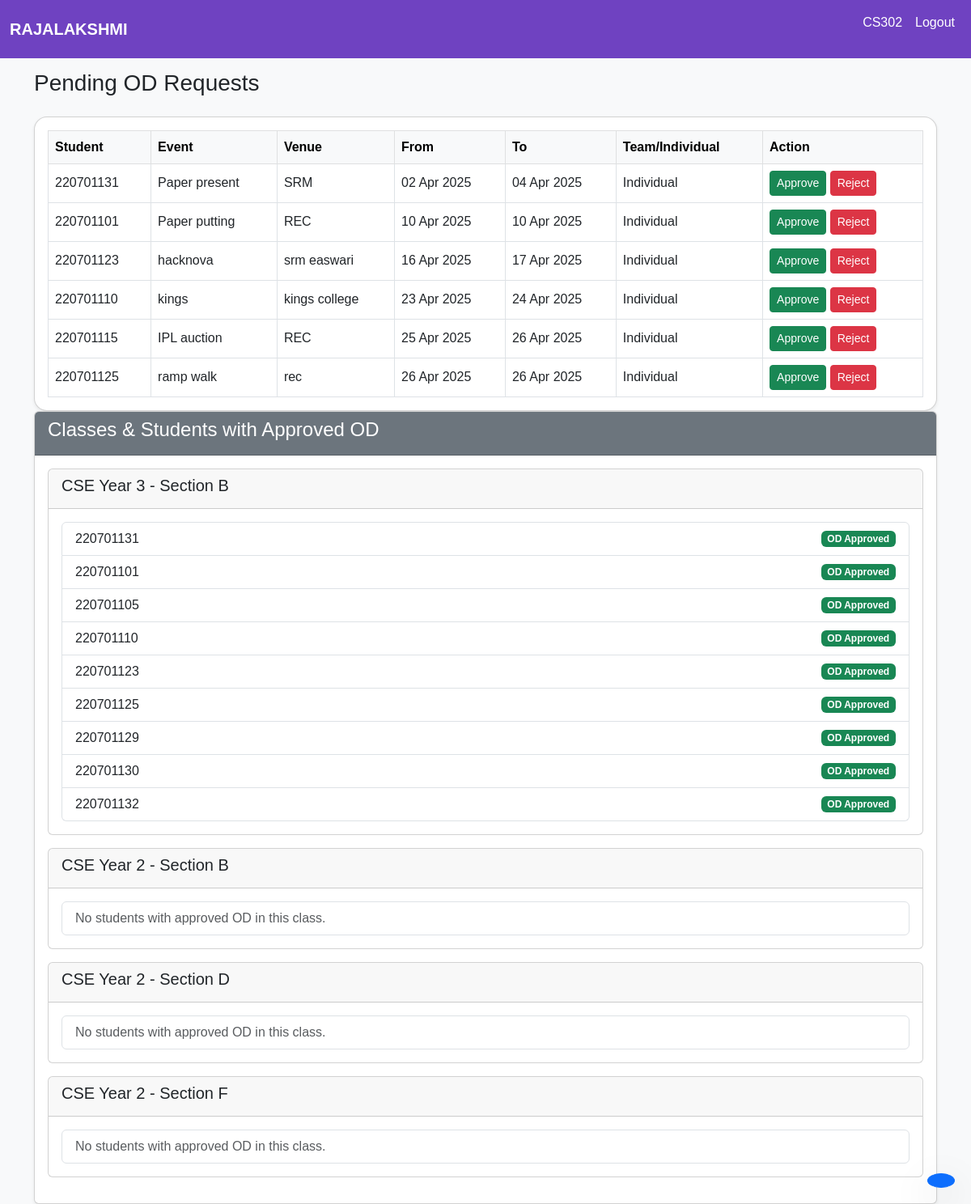
The page /faculty/home (signed in) on the database as committed earlier.
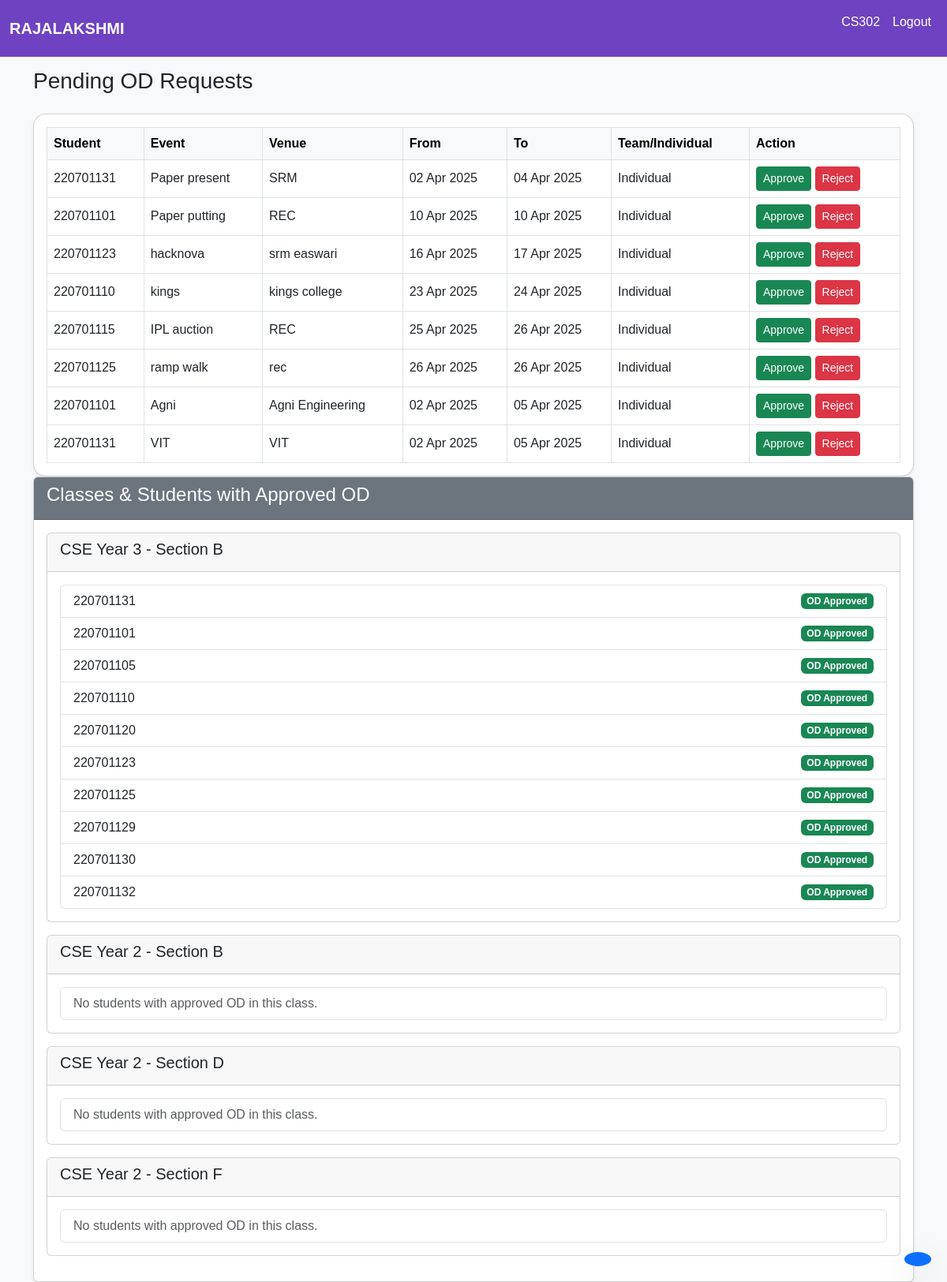
The same page on the database as committed later.
### student/models.py (models this page shows)
class student_OD(models.Model):
    student = models.ForeignKey(Student, related_name='ODs', on_delete=models.CASCADE)
    ClassOf = models.ForeignKey(Class, related_name='ODs', on_delete=models.CASCADE)
    eventName = models.CharField(max_length=50)
    eventType = models.CharField(max_length=50)
    venue = models.CharField(max_length=50)
    proof = models.FileField(upload_to='proofs/', blank=True, null=True)
    start_date = models.DateField()
    end_date = models.DateField()
    isTeam = models.BooleanField(default=False)
    teammates = models.ManyToManyField(Student, related_name='teammates', blank=True)
    class_incharge = models.ForeignKey(Faculty, related_name='OD_to_be_approve', on_delete=models.CASCADE)
    class_incharge_approval = models.BooleanField(default=False)
    OD_rejection = models.BooleanField(default=False)
    academic_head_approval = models.BooleanField(default=False)
    hod_approval = models.BooleanField(default=False)
    def __str__(self):
        return self.eventName + " " + self.eventType + " " + self.start_date.strftime('%Y-%m-%d') + " " + self.end_date.strftime('%Y-%m-%d')

class Student(models.Model):
    user = models.OneToOneField(User, on_delete=models.CASCADE)
    roll_number = models.CharField(max_length=10)
    department = models.CharField(max_length=50,default="CSE")
    section = models.CharField(max_length=10,default="A")
    year = models.IntegerField(default="2")
    def __str__(self):
        return self.user.username + " " + self.user.first_name + " " + self.user.last_name

class Class(models.Model):
    section = models.CharField(max_length=10)
    department = models.CharField(max_length=50)
    year = models.CharField(max_length=10)
    students = models.ManyToManyField(Student, related_name='studies_in')
    faculties = models.ManyToManyField(Faculty, related_name='handles')
    class_incharge = models.OneToOneField(Faculty,null=True, related_name='incharge_of', on_delete=models.CASCADE)
    def __str__(self):
        return f"{self.department} {self.year} {self.section}"

### faculty/views.py (the view)
# urls.py: 2. Add a URL to urlpatterns:  path('', views.home, name='home')
def home(request):
    faculty = Faculty.objects.get(user=request.user)
    print(faculty.faculty_type)
    if(faculty.faculty_type == Faculty.FacultyType.HOD):
        return redirect('hod_home')
    od_requests = OD_requests(faculty)
    print(od_requests)
    classes = faculty.handles.all()
    student_with_od = {}
    for cls in classes:
        class_students = cls.students.all()
        approved_ods = student_OD.objects.filter(hod_approval=True)
        involved_students = Student.objects.filter(
            models.Q(ODs__in=approved_ods) | models.Q(teammates__in=approved_ods),
            id__in=class_students.values_list('id', flat=True)
        ).distinct()
        student_with_od[str(cls.id)] = list(involved_students)
    context = {
        'od_requests': od_requests,
        'classes': classes,
        'student_with_od': student_with_od
    }
    print(context)
    return render(request, 'faculty_home.html', context)

### faculty/templatetags/custom_filters.py (called while the page is built)
@register.filter
def get_item(dictionary, key):
    print(f"Accessing key: {key}")
    if dictionary is None or not isinstance(dictionary, dict):
        return []
    print(f"Value: {dictionary.get(key, [])}")
    return dictionary.get(key, [])

### faculty/templates/faculty_home.html (shortened to what this page needs)
{% extends 'layout.html' %}
{% load static %}
{% load custom_filters %}
{% block content %}
<div class="container mt-4">
    <h2 class="text-center mb-4">Faculty Dashboard</h2>
    <h3 class="mb-4">Pending OD Requests</h3>
    {% if od_requests %}
        <div class="card shadow-sm rounded-4 p-3 bg-white">
        <div class="table-responsive">
            <table class="table align-middle table-bordered mb-0">
            <thead class="table-light">
                <tr>
                <th>Student</th>
                <th>Event</th>
                <th>Venue</th>
                <th>From</th>
                <th>To</th>
                <th>Team/Individual</th>
                <th>Action</th>
                </tr>
            </thead>
            <tbody>
                {% for od in od_requests %}
                    <tr id="od-{{od.id}}" >
                        <td>{{od.student.user.username}}</td>
                        <td>{{od.eventName}}</td>
                        <td>{{od.venue}}</td>
                        <td>{{od.start_date | date:"d M Y"}}</td>
                        <td>{{od.end_date | date:"d M Y"}}</td>
                        {% if od.is_team %}
                            <td>Team</td>
                        {% else %}
                            <td>Individual</td>
                        {% endif %}
                        <td>
                        <button class="btn btn-success btn-sm" onclick="handleOdRequest({{od.id}},'approve')" >Approve</button>
                        <button class="btn btn-danger btn-sm" onclick="handleOdRequest({{od.id}},'reject')">Reject</button>
                        </td>
                    </tr>
                {% endfor %}
            </tbody>
        </table>
        {% else %}
        <p class="text-muted">No pending OD requests.</p>
        {% endif %}
        </div>
        </div>
    <div class="card shadow-sm">
        <div class="card-header bg-secondary text-white">
            <h4>Classes & Students with Approved OD</h4>
        </div>
        <div class="card-body">
            {% if classes %}
                {% for class in classes %}
                    <div class="card mb-3">
                        <div class="card-header">
                            <h5>{{class.department}} Year {{ class.year }} - Section {{ class.section }}</h5>
                        </div>
                        <div class="card-body">
                            <ul class="list-group">
                            {% with class.id|stringformat:"s" as class_id_str %}
                                {% for student in student_with_od|get_item:class_id_str %}
                                    <li class="list-group-item d-flex justify-content-between align-items-center">
                                        {{student.user.username}}
                                        <span class="badge bg-success">OD Approved</span>
                                    </li>
                                {% empty %}
                                    <li class="list-group-item text-muted">No students with approved OD in this class.</li>
                                {% endfor %}
                            {% endwith %}
                            </ul>
                        </div>
                    </div>
                {% endfor %}
            {% else %}
                <p class="text-muted">You are not handling any classes.</p>
            {% endif %}
        </div>
    </div>
    <a href="#" class="btn btn-primary btn-lg shadow-lg position-fixed" style="bottom: 20px; right: 20px; border-radius: 50%;">
    </a>
</div>
{% endblock %}

Rows that differ between the two databases and show on the page:
added student_OD: student.user.username "220701101", eventName "Agni", venue "Agni Engineering", start_date "02 Apr 2025", end_date "05 Apr 2025"
added student_OD: student.user.username "220701131", eventName "VIT", venue "VIT", start_date "02 Apr 2025", end_date "05 Apr 2025"
computed for Class (number 1 of 4 on the later page): gains Student (user.username "220701120")
